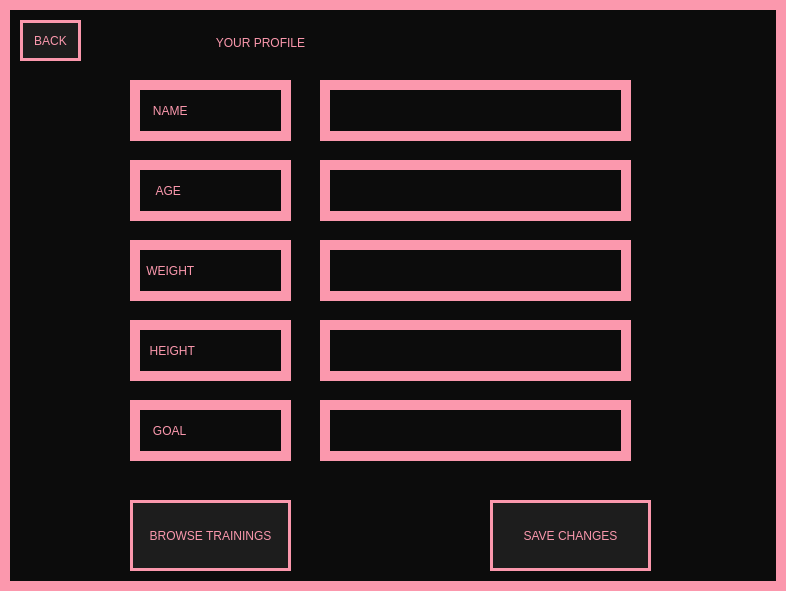
<?xml version="1.0" encoding="UTF-8"?>
<ui version="4.0">
 <class>MainWindow</class>
 <widget class="QMainWindow" name="MainWindow">
  <property name="geometry">
   <rect>
    <x>0</x>
    <y>0</y>
    <width>786</width>
    <height>591</height>
   </rect>
  </property>
  <property name="windowTitle">
   <string>PROFILE</string>
  </property>
  <property name="styleSheet">
   <string notr="true">
border: 10px solid #FB98AD;background-color: #0C0C0C;
color: #FB98AD</string>
  </property>
  <widget class="QWidget" name="centralwidget">
   <widget class="QPushButton" name="main_menu_btn">
    <property name="geometry">
     <rect>
      <x>20</x>
      <y>20</y>
      <width>61</width>
      <height>41</height>
     </rect>
    </property>
    <property name="cursor">
     <cursorShape>PointingHandCursor</cursorShape>
    </property>
    <property name="styleSheet">
     <string notr="true">background-color: #1D1D1D;border: 3px solid #FB98AD;
font: 8pt &quot;PRIMETIME&quot;;</string>
    </property>
    <property name="text">
     <string>BACK</string>
    </property>
   </widget>
   <widget class="QPushButton" name="choose_type_btn">
    <property name="geometry">
     <rect>
      <x>120</x>
      <y>20</y>
      <width>281</width>
      <height>45</height>
     </rect>
    </property>
    <property name="cursor">
     <cursorShape>PointingHandCursor</cursorShape>
    </property>
    <property name="styleSheet">
     <string notr="true">border: none;
font: 20pt &quot;PRIMETIME&quot;; </string>
    </property>
    <property name="text">
     <string>YOUR PROFILE</string>
    </property>
   </widget>
   <widget class="QPushButton" name="browse_btn">
    <property name="geometry">
     <rect>
      <x>130</x>
      <y>500</y>
      <width>161</width>
      <height>71</height>
     </rect>
    </property>
    <property name="cursor">
     <cursorShape>PointingHandCursor</cursorShape>
    </property>
    <property name="styleSheet">
     <string notr="true">background-color: #1D1D1D;border: 3px solid #FB98AD;
font: 8pt &quot;PRIMETIME&quot;;
</string>
    </property>
    <property name="text">
     <string>BROWSE TRAININGS</string>
    </property>
   </widget>
   <widget class="QLabel" name="label_4">
    <property name="geometry">
     <rect>
      <x>130</x>
      <y>320</y>
      <width>161</width>
      <height>61</height>
     </rect>
    </property>
    <property name="styleSheet">
     <string notr="true">font: 14pt &quot;PRIMETIME&quot;;</string>
    </property>
    <property name="text">
     <string>  HEIGHT</string>
    </property>
   </widget>
   <widget class="QPlainTextEdit" name="age">
    <property name="geometry">
     <rect>
      <x>320</x>
      <y>160</y>
      <width>311</width>
      <height>61</height>
     </rect>
    </property>
   </widget>
   <widget class="QPlainTextEdit" name="weight">
    <property name="geometry">
     <rect>
      <x>320</x>
      <y>240</y>
      <width>311</width>
      <height>61</height>
     </rect>
    </property>
   </widget>
   <widget class="QLabel" name="label_2">
    <property name="geometry">
     <rect>
      <x>130</x>
      <y>160</y>
      <width>161</width>
      <height>61</height>
     </rect>
    </property>
    <property name="styleSheet">
     <string notr="true">font: 14pt &quot;PRIMETIME&quot;;</string>
    </property>
    <property name="text">
     <string>    AGE</string>
    </property>
   </widget>
   <widget class="QPlainTextEdit" name="name">
    <property name="geometry">
     <rect>
      <x>320</x>
      <y>80</y>
      <width>311</width>
      <height>61</height>
     </rect>
    </property>
   </widget>
   <widget class="QLabel" name="label_3">
    <property name="geometry">
     <rect>
      <x>130</x>
      <y>240</y>
      <width>161</width>
      <height>61</height>
     </rect>
    </property>
    <property name="styleSheet">
     <string notr="true">font: 14pt &quot;PRIMETIME&quot;;</string>
    </property>
    <property name="text">
     <string> WEIGHT</string>
    </property>
   </widget>
   <widget class="QLabel" name="label_5">
    <property name="geometry">
     <rect>
      <x>130</x>
      <y>400</y>
      <width>161</width>
      <height>61</height>
     </rect>
    </property>
    <property name="styleSheet">
     <string notr="true">font: 14pt &quot;PRIMETIME&quot;;</string>
    </property>
    <property name="text">
     <string>   GOAL</string>
    </property>
   </widget>
   <widget class="QPlainTextEdit" name="goal">
    <property name="geometry">
     <rect>
      <x>320</x>
      <y>400</y>
      <width>311</width>
      <height>61</height>
     </rect>
    </property>
   </widget>
   <widget class="QPushButton" name="save_btn">
    <property name="geometry">
     <rect>
      <x>490</x>
      <y>500</y>
      <width>161</width>
      <height>71</height>
     </rect>
    </property>
    <property name="cursor">
     <cursorShape>PointingHandCursor</cursorShape>
    </property>
    <property name="styleSheet">
     <string notr="true">background-color: #1D1D1D;border: 3px solid #FB98AD;
font: 8pt &quot;PRIMETIME&quot;;
</string>
    </property>
    <property name="text">
     <string>SAVE CHANGES</string>
    </property>
   </widget>
   <widget class="QLabel" name="label">
    <property name="geometry">
     <rect>
      <x>130</x>
      <y>80</y>
      <width>161</width>
      <height>61</height>
     </rect>
    </property>
    <property name="styleSheet">
     <string notr="true">font: 14pt &quot;PRIMETIME&quot;;</string>
    </property>
    <property name="text">
     <string>   NAME</string>
    </property>
   </widget>
   <widget class="QPlainTextEdit" name="height">
    <property name="geometry">
     <rect>
      <x>320</x>
      <y>320</y>
      <width>311</width>
      <height>61</height>
     </rect>
    </property>
   </widget>
  </widget>
 </widget>
 <resources/>
 <connections/>
</ui>
